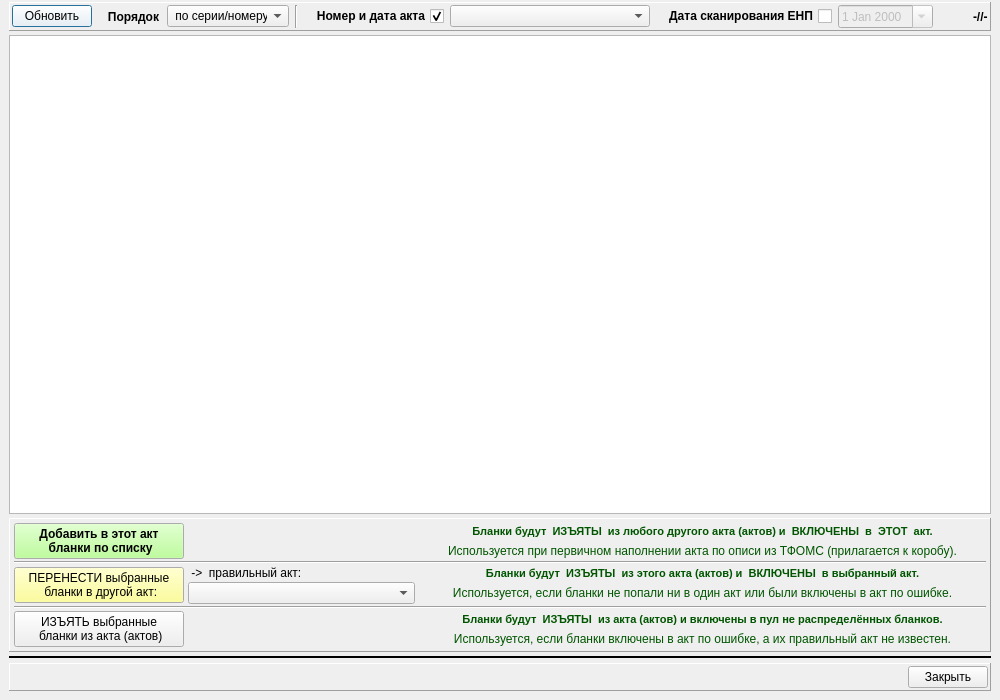
<?xml version="1.0" encoding="UTF-8"?>
<ui version="4.0">
 <class>act_pol2point_wnd</class>
 <widget class="QDialog" name="act_pol2point_wnd">
  <property name="geometry">
   <rect>
    <x>0</x>
    <y>0</y>
    <width>1000</width>
    <height>700</height>
   </rect>
  </property>
  <property name="minimumSize">
   <size>
    <width>1000</width>
    <height>700</height>
   </size>
  </property>
  <property name="windowTitle">
   <string>Данные акта (актов) передачи полисов на ПВП</string>
  </property>
  <layout class="QVBoxLayout" name="verticalLayout">
   <property name="spacing">
    <number>4</number>
   </property>
   <property name="leftMargin">
    <number>9</number>
   </property>
   <property name="topMargin">
    <number>2</number>
   </property>
   <property name="rightMargin">
    <number>9</number>
   </property>
   <property name="bottomMargin">
    <number>9</number>
   </property>
   <item>
    <widget class="QFrame" name="pan_up">
     <property name="frameShape">
      <enum>QFrame::Panel</enum>
     </property>
     <property name="frameShadow">
      <enum>QFrame::Raised</enum>
     </property>
     <layout class="QHBoxLayout" name="horizontalLayout">
      <property name="spacing">
       <number>6</number>
      </property>
      <property name="leftMargin">
       <number>2</number>
      </property>
      <property name="topMargin">
       <number>2</number>
      </property>
      <property name="rightMargin">
       <number>2</number>
      </property>
      <property name="bottomMargin">
       <number>2</number>
      </property>
      <item>
       <widget class="QPushButton" name="bn_refresh">
        <property name="palette">
         <palette>
          <active>
           <colorrole role="Button">
            <brush brushstyle="SolidPattern">
             <color alpha="255">
              <red>255</red>
              <green>255</green>
              <blue>255</blue>
             </color>
            </brush>
           </colorrole>
          </active>
          <inactive>
           <colorrole role="Button">
            <brush brushstyle="SolidPattern">
             <color alpha="255">
              <red>255</red>
              <green>255</green>
              <blue>255</blue>
             </color>
            </brush>
           </colorrole>
          </inactive>
          <disabled>
           <colorrole role="Button">
            <brush brushstyle="SolidPattern">
             <color alpha="255">
              <red>255</red>
              <green>255</green>
              <blue>255</blue>
             </color>
            </brush>
           </colorrole>
          </disabled>
         </palette>
        </property>
        <property name="text">
         <string>Обновить</string>
        </property>
        <property name="icon">
         <iconset resource="_inko_pol2_res.qrc">
          <normaloff>:/refresh.png</normaloff>:/refresh.png</iconset>
        </property>
        <property name="default">
         <bool>true</bool>
        </property>
       </widget>
      </item>
      <item>
       <widget class="QLabel" name="label">
        <property name="font">
         <font>
          <weight>75</weight>
          <bold>true</bold>
         </font>
        </property>
        <property name="text">
         <string>   Порядок</string>
        </property>
       </widget>
      </item>
      <item>
       <widget class="QComboBox" name="combo_order">
        <property name="minimumSize">
         <size>
          <width>120</width>
          <height>0</height>
         </size>
        </property>
        <property name="maxVisibleItems">
         <number>40</number>
        </property>
        <item>
         <property name="text">
          <string> по серии/номеру</string>
         </property>
        </item>
        <item>
         <property name="text">
          <string> по ЕНП</string>
         </property>
        </item>
       </widget>
      </item>
      <item>
       <widget class="Line" name="line_3">
        <property name="orientation">
         <enum>Qt::Vertical</enum>
        </property>
       </widget>
      </item>
      <item>
       <widget class="QCheckBox" name="ch_act">
        <property name="font">
         <font>
          <weight>75</weight>
          <bold>true</bold>
         </font>
        </property>
        <property name="layoutDirection">
         <enum>Qt::RightToLeft</enum>
        </property>
        <property name="text">
         <string>  Номер и дата акта</string>
        </property>
        <property name="checked">
         <bool>true</bool>
        </property>
       </widget>
      </item>
      <item>
       <widget class="QComboBox" name="combo_act">
        <property name="minimumSize">
         <size>
          <width>200</width>
          <height>0</height>
         </size>
        </property>
        <property name="maxVisibleItems">
         <number>40</number>
        </property>
       </widget>
      </item>
      <item>
       <widget class="QCheckBox" name="ch_date_scan_enp">
        <property name="font">
         <font>
          <weight>75</weight>
          <bold>true</bold>
         </font>
        </property>
        <property name="layoutDirection">
         <enum>Qt::RightToLeft</enum>
        </property>
        <property name="text">
         <string>  Дата сканирования ЕНП</string>
        </property>
       </widget>
      </item>
      <item>
       <widget class="QDateEdit" name="date_scan_enp">
        <property name="enabled">
         <bool>false</bool>
        </property>
        <property name="calendarPopup">
         <bool>true</bool>
        </property>
       </widget>
      </item>
      <item>
       <spacer name="horizontalSpacer">
        <property name="orientation">
         <enum>Qt::Horizontal</enum>
        </property>
        <property name="sizeHint" stdset="0">
         <size>
          <width>40</width>
          <height>20</height>
         </size>
        </property>
       </spacer>
      </item>
      <item>
       <widget class="QLabel" name="lab_cnt">
        <property name="font">
         <font>
          <pointsize>9</pointsize>
          <weight>75</weight>
          <bold>true</bold>
         </font>
        </property>
        <property name="text">
         <string>-//-</string>
        </property>
       </widget>
      </item>
     </layout>
    </widget>
   </item>
   <item>
    <widget class="QTableView" name="tab_act_blanks">
     <property name="selectionBehavior">
      <enum>QAbstractItemView::SelectRows</enum>
     </property>
     <attribute name="horizontalHeaderMinimumSectionSize">
      <number>20</number>
     </attribute>
     <attribute name="verticalHeaderDefaultSectionSize">
      <number>20</number>
     </attribute>
     <attribute name="verticalHeaderMinimumSectionSize">
      <number>20</number>
     </attribute>
    </widget>
   </item>
   <item>
    <widget class="QFrame" name="pan_dn">
     <property name="frameShape">
      <enum>QFrame::Panel</enum>
     </property>
     <property name="frameShadow">
      <enum>QFrame::Raised</enum>
     </property>
     <layout class="QGridLayout" name="gridLayout" columnstretch="0,2,5">
      <property name="leftMargin">
       <number>4</number>
      </property>
      <property name="topMargin">
       <number>4</number>
      </property>
      <property name="rightMargin">
       <number>4</number>
      </property>
      <property name="bottomMargin">
       <number>4</number>
      </property>
      <property name="horizontalSpacing">
       <number>4</number>
      </property>
      <property name="verticalSpacing">
       <number>2</number>
      </property>
      <item row="3" column="0" rowspan="2">
       <widget class="QPushButton" name="bn_move_blanks">
        <property name="minimumSize">
         <size>
          <width>170</width>
          <height>0</height>
         </size>
        </property>
        <property name="palette">
         <palette>
          <active>
           <colorrole role="Button">
            <brush brushstyle="SolidPattern">
             <color alpha="255">
              <red>255</red>
              <green>255</green>
              <blue>127</blue>
             </color>
            </brush>
           </colorrole>
          </active>
          <inactive>
           <colorrole role="Button">
            <brush brushstyle="SolidPattern">
             <color alpha="255">
              <red>255</red>
              <green>255</green>
              <blue>127</blue>
             </color>
            </brush>
           </colorrole>
          </inactive>
          <disabled>
           <colorrole role="Button">
            <brush brushstyle="SolidPattern">
             <color alpha="255">
              <red>255</red>
              <green>255</green>
              <blue>127</blue>
             </color>
            </brush>
           </colorrole>
          </disabled>
         </palette>
        </property>
        <property name="text">
         <string>ПЕРЕНЕСТИ выбранные
 бланки в другой акт:</string>
        </property>
       </widget>
      </item>
      <item row="4" column="2">
       <widget class="QLabel" name="label_4">
        <property name="palette">
         <palette>
          <active>
           <colorrole role="WindowText">
            <brush brushstyle="SolidPattern">
             <color alpha="255">
              <red>0</red>
              <green>85</green>
              <blue>0</blue>
             </color>
            </brush>
           </colorrole>
          </active>
          <inactive>
           <colorrole role="WindowText">
            <brush brushstyle="SolidPattern">
             <color alpha="255">
              <red>0</red>
              <green>85</green>
              <blue>0</blue>
             </color>
            </brush>
           </colorrole>
          </inactive>
          <disabled>
           <colorrole role="WindowText">
            <brush brushstyle="SolidPattern">
             <color alpha="255">
              <red>106</red>
              <green>104</green>
              <blue>100</blue>
             </color>
            </brush>
           </colorrole>
          </disabled>
         </palette>
        </property>
        <property name="font">
         <font>
          <pointsize>9</pointsize>
          <weight>50</weight>
          <bold>false</bold>
         </font>
        </property>
        <property name="text">
         <string>Используется, если бланки не попали ни в один акт или были включены в акт по ошибке.</string>
        </property>
        <property name="alignment">
         <set>Qt::AlignCenter</set>
        </property>
       </widget>
      </item>
      <item row="6" column="2">
       <widget class="QLabel" name="label_5">
        <property name="palette">
         <palette>
          <active>
           <colorrole role="WindowText">
            <brush brushstyle="SolidPattern">
             <color alpha="255">
              <red>0</red>
              <green>85</green>
              <blue>0</blue>
             </color>
            </brush>
           </colorrole>
          </active>
          <inactive>
           <colorrole role="WindowText">
            <brush brushstyle="SolidPattern">
             <color alpha="255">
              <red>0</red>
              <green>85</green>
              <blue>0</blue>
             </color>
            </brush>
           </colorrole>
          </inactive>
          <disabled>
           <colorrole role="WindowText">
            <brush brushstyle="SolidPattern">
             <color alpha="255">
              <red>106</red>
              <green>104</green>
              <blue>100</blue>
             </color>
            </brush>
           </colorrole>
          </disabled>
         </palette>
        </property>
        <property name="font">
         <font>
          <pointsize>8</pointsize>
          <weight>75</weight>
          <bold>true</bold>
         </font>
        </property>
        <property name="text">
         <string>Бланки будут  ИЗЪЯТЫ  из акта (актов) и включены в пул не распределённых бланков.</string>
        </property>
        <property name="alignment">
         <set>Qt::AlignCenter</set>
        </property>
       </widget>
      </item>
      <item row="4" column="1">
       <widget class="QComboBox" name="combo_move_act">
        <property name="maxVisibleItems">
         <number>40</number>
        </property>
       </widget>
      </item>
      <item row="7" column="2">
       <widget class="QLabel" name="label_6">
        <property name="palette">
         <palette>
          <active>
           <colorrole role="WindowText">
            <brush brushstyle="SolidPattern">
             <color alpha="255">
              <red>0</red>
              <green>85</green>
              <blue>0</blue>
             </color>
            </brush>
           </colorrole>
          </active>
          <inactive>
           <colorrole role="WindowText">
            <brush brushstyle="SolidPattern">
             <color alpha="255">
              <red>0</red>
              <green>85</green>
              <blue>0</blue>
             </color>
            </brush>
           </colorrole>
          </inactive>
          <disabled>
           <colorrole role="WindowText">
            <brush brushstyle="SolidPattern">
             <color alpha="255">
              <red>106</red>
              <green>104</green>
              <blue>100</blue>
             </color>
            </brush>
           </colorrole>
          </disabled>
         </palette>
        </property>
        <property name="font">
         <font>
          <pointsize>9</pointsize>
          <weight>50</weight>
          <bold>false</bold>
         </font>
        </property>
        <property name="text">
         <string>Используется, если бланки включены в акт по ошибке, а их правильный акт не известен.</string>
        </property>
        <property name="alignment">
         <set>Qt::AlignCenter</set>
        </property>
       </widget>
      </item>
      <item row="0" column="2">
       <widget class="QLabel" name="label_7">
        <property name="palette">
         <palette>
          <active>
           <colorrole role="WindowText">
            <brush brushstyle="SolidPattern">
             <color alpha="255">
              <red>0</red>
              <green>85</green>
              <blue>0</blue>
             </color>
            </brush>
           </colorrole>
          </active>
          <inactive>
           <colorrole role="WindowText">
            <brush brushstyle="SolidPattern">
             <color alpha="255">
              <red>0</red>
              <green>85</green>
              <blue>0</blue>
             </color>
            </brush>
           </colorrole>
          </inactive>
          <disabled>
           <colorrole role="WindowText">
            <brush brushstyle="SolidPattern">
             <color alpha="255">
              <red>106</red>
              <green>104</green>
              <blue>100</blue>
             </color>
            </brush>
           </colorrole>
          </disabled>
         </palette>
        </property>
        <property name="font">
         <font>
          <pointsize>8</pointsize>
          <weight>75</weight>
          <bold>true</bold>
         </font>
        </property>
        <property name="text">
         <string>Бланки будут  ИЗЪЯТЫ  из любого другого акта (актов) и  ВКЛЮЧЕНЫ  в  ЭТОТ  акт.</string>
        </property>
        <property name="alignment">
         <set>Qt::AlignCenter</set>
        </property>
       </widget>
      </item>
      <item row="3" column="1">
       <widget class="QLabel" name="label_3">
        <property name="text">
         <string> -&gt;  правильный акт:</string>
        </property>
       </widget>
      </item>
      <item row="2" column="0" colspan="3">
       <widget class="Line" name="line_4">
        <property name="minimumSize">
         <size>
          <width>0</width>
          <height>2</height>
         </size>
        </property>
        <property name="orientation">
         <enum>Qt::Horizontal</enum>
        </property>
       </widget>
      </item>
      <item row="3" column="2">
       <widget class="QLabel" name="label_2">
        <property name="palette">
         <palette>
          <active>
           <colorrole role="WindowText">
            <brush brushstyle="SolidPattern">
             <color alpha="255">
              <red>0</red>
              <green>85</green>
              <blue>0</blue>
             </color>
            </brush>
           </colorrole>
          </active>
          <inactive>
           <colorrole role="WindowText">
            <brush brushstyle="SolidPattern">
             <color alpha="255">
              <red>0</red>
              <green>85</green>
              <blue>0</blue>
             </color>
            </brush>
           </colorrole>
          </inactive>
          <disabled>
           <colorrole role="WindowText">
            <brush brushstyle="SolidPattern">
             <color alpha="255">
              <red>106</red>
              <green>104</green>
              <blue>100</blue>
             </color>
            </brush>
           </colorrole>
          </disabled>
         </palette>
        </property>
        <property name="font">
         <font>
          <pointsize>8</pointsize>
          <weight>75</weight>
          <bold>true</bold>
         </font>
        </property>
        <property name="text">
         <string>Бланки будут  ИЗЪЯТЫ  из этого акта (актов) и  ВКЛЮЧЕНЫ  в выбранный акт.</string>
        </property>
        <property name="alignment">
         <set>Qt::AlignCenter</set>
        </property>
       </widget>
      </item>
      <item row="6" column="0" rowspan="2">
       <widget class="QPushButton" name="bn_remove_blanks">
        <property name="minimumSize">
         <size>
          <width>170</width>
          <height>0</height>
         </size>
        </property>
        <property name="text">
         <string>ИЗЪЯТЬ выбранные
 бланки из акта (актов)</string>
        </property>
       </widget>
      </item>
      <item row="5" column="0" colspan="3">
       <widget class="Line" name="line_2">
        <property name="minimumSize">
         <size>
          <width>0</width>
          <height>2</height>
         </size>
        </property>
        <property name="orientation">
         <enum>Qt::Horizontal</enum>
        </property>
       </widget>
      </item>
      <item row="1" column="2">
       <widget class="QLabel" name="label_8">
        <property name="palette">
         <palette>
          <active>
           <colorrole role="WindowText">
            <brush brushstyle="SolidPattern">
             <color alpha="255">
              <red>0</red>
              <green>85</green>
              <blue>0</blue>
             </color>
            </brush>
           </colorrole>
          </active>
          <inactive>
           <colorrole role="WindowText">
            <brush brushstyle="SolidPattern">
             <color alpha="255">
              <red>0</red>
              <green>85</green>
              <blue>0</blue>
             </color>
            </brush>
           </colorrole>
          </inactive>
          <disabled>
           <colorrole role="WindowText">
            <brush brushstyle="SolidPattern">
             <color alpha="255">
              <red>106</red>
              <green>104</green>
              <blue>100</blue>
             </color>
            </brush>
           </colorrole>
          </disabled>
         </palette>
        </property>
        <property name="font">
         <font>
          <pointsize>9</pointsize>
          <weight>50</weight>
          <bold>false</bold>
         </font>
        </property>
        <property name="text">
         <string>Используется при первичном наполнении акта по описи из ТФОМС (прилагается к коробу).</string>
        </property>
        <property name="alignment">
         <set>Qt::AlignCenter</set>
        </property>
       </widget>
      </item>
      <item row="0" column="0" rowspan="2">
       <widget class="QPushButton" name="bn_add_blanks">
        <property name="minimumSize">
         <size>
          <width>170</width>
          <height>0</height>
         </size>
        </property>
        <property name="palette">
         <palette>
          <active>
           <colorrole role="Button">
            <brush brushstyle="SolidPattern">
             <color alpha="255">
              <red>170</red>
              <green>255</green>
              <blue>127</blue>
             </color>
            </brush>
           </colorrole>
          </active>
          <inactive>
           <colorrole role="Button">
            <brush brushstyle="SolidPattern">
             <color alpha="255">
              <red>170</red>
              <green>255</green>
              <blue>127</blue>
             </color>
            </brush>
           </colorrole>
          </inactive>
          <disabled>
           <colorrole role="Button">
            <brush brushstyle="SolidPattern">
             <color alpha="255">
              <red>170</red>
              <green>255</green>
              <blue>127</blue>
             </color>
            </brush>
           </colorrole>
          </disabled>
         </palette>
        </property>
        <property name="font">
         <font>
          <weight>75</weight>
          <bold>true</bold>
         </font>
        </property>
        <property name="text">
         <string>Добавить в этот акт
 бланки по списку</string>
        </property>
       </widget>
      </item>
     </layout>
    </widget>
   </item>
   <item>
    <widget class="Line" name="line">
     <property name="frameShadow">
      <enum>QFrame::Plain</enum>
     </property>
     <property name="lineWidth">
      <number>2</number>
     </property>
     <property name="orientation">
      <enum>Qt::Horizontal</enum>
     </property>
    </widget>
   </item>
   <item>
    <widget class="QFrame" name="pan_close">
     <property name="frameShape">
      <enum>QFrame::Panel</enum>
     </property>
     <property name="frameShadow">
      <enum>QFrame::Raised</enum>
     </property>
     <layout class="QHBoxLayout" name="horizontalLayout_3">
      <property name="spacing">
       <number>2</number>
      </property>
      <property name="leftMargin">
       <number>2</number>
      </property>
      <property name="topMargin">
       <number>2</number>
      </property>
      <property name="rightMargin">
       <number>2</number>
      </property>
      <property name="bottomMargin">
       <number>2</number>
      </property>
      <item>
       <spacer name="horizontalSpacer_3">
        <property name="orientation">
         <enum>Qt::Horizontal</enum>
        </property>
        <property name="sizeHint" stdset="0">
         <size>
          <width>40</width>
          <height>20</height>
         </size>
        </property>
       </spacer>
      </item>
      <item>
       <widget class="QPushButton" name="bn_close">
        <property name="text">
         <string> Закрыть </string>
        </property>
       </widget>
      </item>
     </layout>
    </widget>
   </item>
  </layout>
 </widget>
 <resources>
  <include location="_inko_pol2_res.qrc"/>
 </resources>
 <connections/>
</ui>
